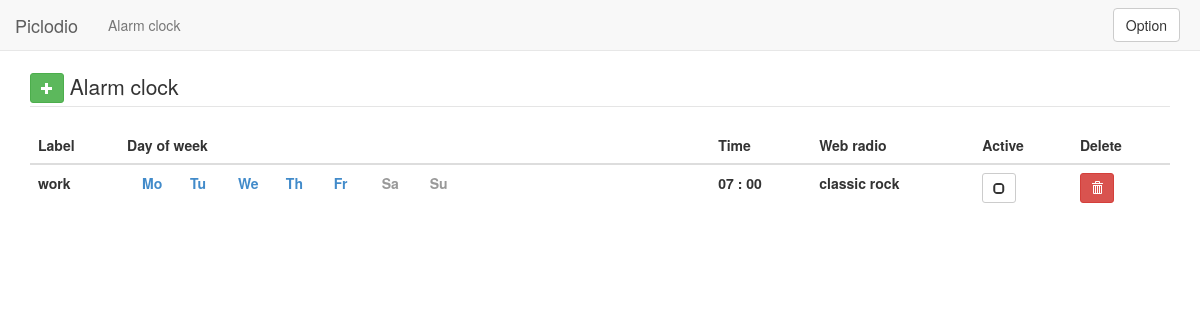
Before: /alarmclock/ with the older database file.
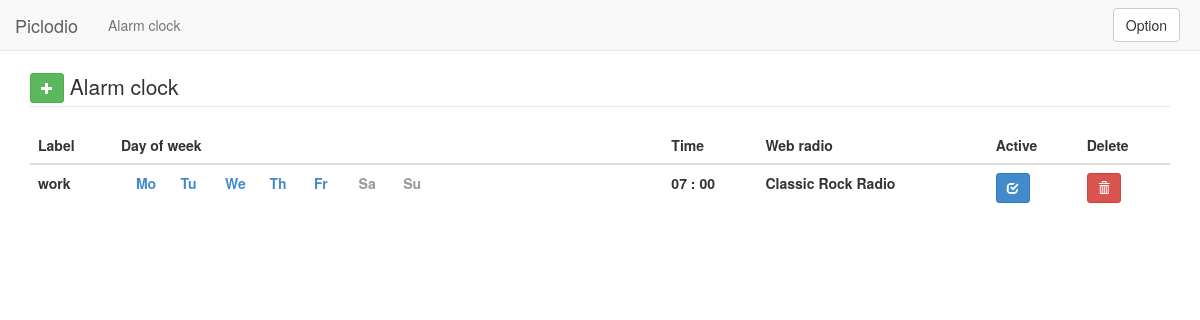
After: the same page with the newer database file.
### webgui/models.py (models this page shows)
class Alarmclock(models.Model):
    id =        models.IntegerField(primary_key=True, blank=True)
    label =     models.CharField(max_length=100)
    hour =      models.IntegerField(blank=True)
    minute =    models.IntegerField(blank=True)
    period =    models.CharField(max_length=100)    # cron syntax dow (day of week)
    active =    models.BooleanField()               # is this Alarm Clock active?
    webradio =  models.ForeignKey(Webradio)

class Webradio(models.Model):
    id =            models.IntegerField(primary_key=True, blank=True)
    name =          models.CharField(max_length=100)
    url =           models.CharField(max_length=100)
    selected =      models.BooleanField() # is the webradio selected to be played

### webgui/views.py (the view)
# urls.py: url(r'^alarmclock/$','webgui.views.alarmclock'),
def alarmclock(request):
    listAlarm = Alarmclock.objects.all()
    return render(request, 'alarmclock.html',{'listAlarm': listAlarm,})

### webgui/template/alarmclock.html (shortened to what this page needs)
<!DOCTYPE html>
<html>
  <head>
    <link href="{{ STATIC_URL }}/dist/css/bootstrap.min.css" rel="stylesheet">
  </head>
  <body>
    <nav class="navbar navbar-default navbar-static-top" role="navigation">
        <a class="navbar-brand" href="/">Piclodio</a><p class="navbar-text">Alarm clock</p>
        <button style="float: right;margin-right:20px" type="button" class="btn btn-default navbar-btn">Option</button>
    </nav>
    <div class="container">
         <fieldset class="scheduler-border">
            <legend class="scheduler-border"><a href="/addalarmclock" style="margin-bottom: 3px" type="button" class="btn btn-success btn-sm"><span class="glyphicon glyphicon-plus"></span></a>  Alarm clock</legend>
            <table class="table">
                <thead>
                    <tr>
                        <th>Label</th>
                        <th>Day of week</th>
                        <th>Time</th>
                        <th>Web radio</th>
                        <th>Active</th>
                        <th>Delete</th>
                    </tr>
                </thead>
                <tbody>
                    {% for alarmclock in listAlarm %}
                        <tr>
                            <th>
                                {{alarmclock.label}}
                            </th>
                            <th>
                               <div class="col-xs-1"><span class="text-{% if "1" in alarmclock.period  %}primary{% else %}muted{% endif %}">Mo</span></div>
                               <div class="col-xs-1"><span class="text-{% if "2" in alarmclock.period  %}primary{% else %}muted{% endif %}">Tu</span></div>
                               <div class="col-xs-1"><span class="text-{% if "3" in alarmclock.period  %}primary{% else %}muted{% endif %}">We</span></div>
                               <div class="col-xs-1"><span class="text-{% if "4" in alarmclock.period  %}primary{% else %}muted{% endif %}">Th</span></div>
                               <div class="col-xs-1"><span class="text-{% if "5" in alarmclock.period  %}primary{% else %}muted{% endif %}">Fr</span></div>
                               <div class="col-xs-1"><span class="text-{% if "6" in alarmclock.period  %}primary{% else %}muted{% endif %}">Sa</span></div>
                               <div class="col-xs-1"><span class="text-{% if "0" in alarmclock.period  %}primary{% else %}muted{% endif %}">Su</span></div>
                            </th>
                            <th>
                                {% if alarmclock.hour < 10 %}
                                    0{{alarmclock.hour}}
                                {% endif %}
                                :
                                {% if alarmclock.minute < 10 %}
                                    0{{alarmclock.minute}}
                                {% endif %}
                            </th>
                            <th>
                                {{alarmclock.webradio.name}}
                            </th>
                            <th>
                                <a href="/activeAlarmClock/{{alarmclock.id }}"style="margin-bottom: 3px" type="button" class="btn btn-{% if alarmclock.active == True %}primary{% else %}default{% endif %} btn-sm">
                                    <span class="glyphicon {% if alarmclock.active == True %}glyphicon-check{% else %}glyphicon-unchecked{% endif %}"></span>
                                </a>
                            </th>
                            <th>
                                <a href="/deleteAlarmClock/{{alarmclock.id }}"style="margin-bottom: 3px" type="button" class="btn btn-danger btn-sm">
                                    <span class="glyphicon glyphicon-trash"></span>
                                </a>
                            </th>
                        </tr>
                    {% empty %}
                        <p class="lead text-primary">No alarm clock setted yet. </p>
                    {% endfor %}
                </tbody>
            </table>
        </fieldset >
    </div>
  </body>
</html>

Changed rows visible on the page:
changed Alarmclock "work": webradio.name "classic rock" → "Classic Rock Radio"; active False → True (drawn)
